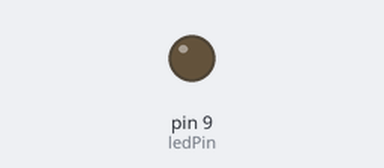
The sketch below on a simulated Arduino Uno, built with avr-gcc and run on an emulated ATmega328P. On the bench: output pins drawn as LEDs (lit = HIGH).

Above: at 0.05 s.
At 0.5 s:
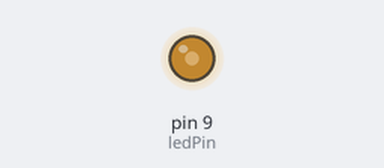
At 0.95 s:
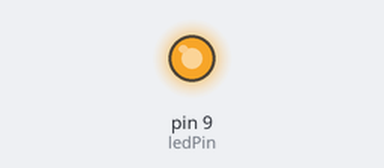
At 1.85 s:
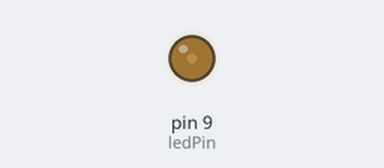
Timing chart, 0 to 4.8 s (numbered marks = the images above):
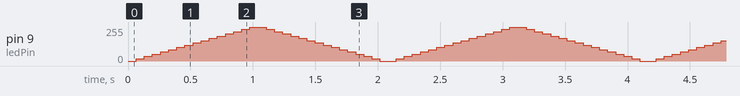

The sketch:

14-2.ino
```cpp
int ledPin = 9;    // LED connected to digital pin 9
int power[5] = {17, 34, 51, 68, 85};
int i;

void setup() {
  // nothing happens in setup
}
void loop() {

  // fade in from min to max in increments of 5 points:
  for (int fadeValue = 0 ; fadeValue <= 255; fadeValue += power[i]) {
    for(int i=0;i<5;i++){
    analogWrite(9, fadeValue);  // sets the value (range from 0 to 255):
    delay(12.999999524);  // wait for 1000/51 milliseconds to see the dimming effect
  }
  }
  // fade out from max to min in increments of 5 points:
  for (int fadeValue = 255 ; fadeValue >= 0; fadeValue -= power[i]) {
    for(int i=0;i<5;i++){
    analogWrite(9, fadeValue);  // sets the value (range from 0 to 255):
    delay(12.999999524);  // wait for 1000/51 milliseconds to see the dimming effect
  }
 }
}
```
